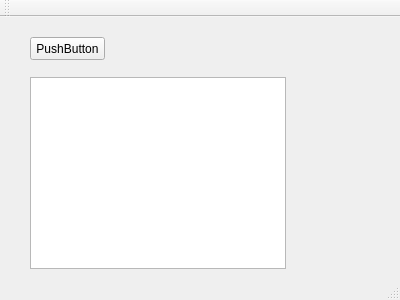
<?xml version="1.0" encoding="UTF-8"?>
<ui version="4.0">
 <class>MainWindow</class>
 <widget class="QMainWindow" name="MainWindow">
  <property name="geometry">
   <rect>
    <x>0</x>
    <y>0</y>
    <width>400</width>
    <height>300</height>
   </rect>
  </property>
  <property name="windowTitle">
   <string>MainWindow</string>
  </property>
  <widget class="QWidget" name="centralWidget">
   <widget class="QPushButton" name="pushButton">
    <property name="geometry">
     <rect>
      <x>30</x>
      <y>20</y>
      <width>75</width>
      <height>23</height>
     </rect>
    </property>
    <property name="sizeIncrement">
     <size>
      <width>120</width>
      <height>0</height>
     </size>
    </property>
    <property name="text">
     <string>PushButton</string>
    </property>
   </widget>
   <widget class="QListView" name="listView">
    <property name="geometry">
     <rect>
      <x>30</x>
      <y>60</y>
      <width>256</width>
      <height>192</height>
     </rect>
    </property>
   </widget>
  </widget>
  <widget class="QMenuBar" name="menuBar">
   <property name="geometry">
    <rect>
     <x>0</x>
     <y>0</y>
     <width>400</width>
     <height>23</height>
    </rect>
   </property>
  </widget>
  <widget class="QToolBar" name="mainToolBar">
   <attribute name="toolBarArea">
    <enum>TopToolBarArea</enum>
   </attribute>
   <attribute name="toolBarBreak">
    <bool>false</bool>
   </attribute>
  </widget>
  <widget class="QStatusBar" name="statusBar"/>
 </widget>
 <layoutdefault spacing="6" margin="11"/>
 <resources/>
 <connections/>
</ui>
